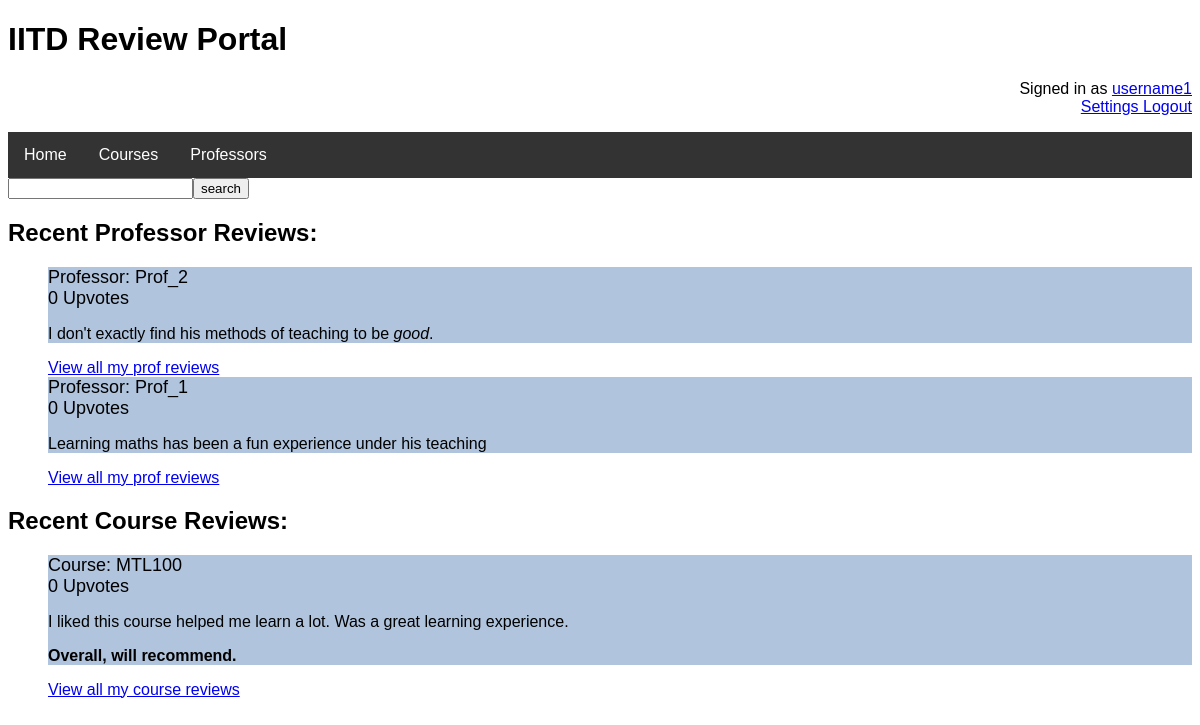
Screenshot of /Reviews/ (signed in) with the database file from the repository.
### Reviews/models.py (models this page shows)
class Professor_Reviews(models.Model):
    Student = models.ForeignKey(settings.AUTH_USER_MODEL,on_delete = models.CASCADE)
    Professor = models.ForeignKey(Professors, on_delete = models.CASCADE)
    Upvotes = models.IntegerField()
    Anonymous = models.BooleanField()
    Date = models.DateTimeField(auto_now = True)
    Review = models.CharField(max_length = 2000)

class Professors(models.Model):
    Name = models.CharField(max_length = 100)
    Department = models.CharField(max_length = 50)
    Ratings = models.DecimalField(decimal_places = 3, max_digits = 3)

class Course_Reviews(models.Model):
    Student = models.ForeignKey(settings.AUTH_USER_MODEL, on_delete = models.CASCADE)
    Course = models.ForeignKey(Courses, on_delete = models.CASCADE)
    Upvotes = models.IntegerField()
    Anonymous = models.BooleanField()
    Date = models.DateTimeField(auto_now = True)
    Review = models.CharField(max_length = 2000)

class Courses(models.Model):
    Course_Code = models.CharField(primary_key = True,max_length = 6)
    Department = models.CharField(max_length = 50)
    Name = models.CharField(max_length = 100)
    Description = models.CharField(max_length = 250)
    Ratings = models.DecimalField(decimal_places = 3, max_digits = 3)

### Reviews/views.py (the view)
# urls.py: path('', views.home),
def home(request):
    if request.user.is_authenticated:
        q = Professor_Reviews.objects.filter(Student__username = request.user.username).order_by('-Date')[:3]
        r = Course_Reviews.objects.filter(Student__username = request.user.username).order_by('-Date')[:3]
        return render(request, 'Reviews/home.html', {'q':q, 'r':r})
    else:
        return render(request, 'Reviews/home.html')

### Reviews/templates/Reviews/home.html
{% extends "Reviews/base.html" %}
{% block body_block %}
{% if request.user.is_authenticated %}
<form method="POST" action="{% url 'search' %}">{% csrf_token %}<input type="text" name="search" /><input type="submit" value="search" /></form>
<div>
    <h2>Recent Professor Reviews:</h2>
    <ul style="list-style-type:none">
        {% for a in q %}
            <li>
                Professor: {{ a.Professor.Name }} <br /> {{ a.Upvotes }} Upvotes
                <p>
                    {{ a.Review|safe }}
                </p>
            </li>
            <a href="{% url 'user_prof_review_list' 1 %}">View all my prof reviews</a>
        {% endfor %}
    </ul>
    <h2>Recent Course Reviews:</h2>
    <ul style="list-style-type:none">
        {% for a in r %}
            <li>
                Course: {{ a.Course.Course_Code }} <br /> {{ a.Upvotes }} Upvotes
                <p>
                    {{ a.Review|safe }}
                </p>
            </li>
        {% endfor %}
        <a href="{% url 'user_course_review_list' 1 %}">View all my course reviews</a>
    </ul>
</div>
{% else %}
<div><h2>Welcome, guest.</h2>
<p>You are free to browse reviews on courses and professors, along with their profiles. However, to access all features, you are required to
    <a href="{% url 'login' %}">login</a> or <a href="{% url 'register' %}">register</a> if you don't have an account yet.
</p>
</div>
{% endif %}
{% endblock %}

### Reviews/templates/Reviews/base.html (shortened to what this page needs)
<!DOCTYPE html>
<html>
    <head>
    </head>
    <body>
        <h1 style="align-content:center">IITD Review Portal</h1>
        <p style="text-align:right">{% if request.user.is_authenticated %}Signed in as <a href="{% url 'profile' request.user.id %}">{{ request.user.username }}</a> <br /><a href="{% url 'settings' %}">Settings </a><a href="{% url 'logout' %}">Logout</a>{% else %} <a href="{% url 'login' %}">Login</a> {% endif %}</p>
       <div class="navbar">
            <ul>
                <li><a href="{% url 'home' %}">Home</a></li>
                <li><a href="{% url 'courses' %}">Courses</a></li>
                <li><a href="{% url 'profs' %}">Professors</a></li>
            </ul>
        </div>
        <div class="body">
            {% block body_block %}
            {% endblock %}
        </div>
    </body>
</html>

### Reviews/templates/Reviews/base.html (style rules this page uses)
body { font-family:Arial, Helvetica, sans-serif }
.body li { background-color:lightsteelblue; font-size:large }
.body li p { font-size:medium }
.navbar ul { list-style-type: none; margin: 0; padding: 0; overflow: hidden; background-color: #333; }
.navbar ul li { float:left }
.navbar ul li a { display: block; color: white; text-align: center; padding: 14px 16px; text-decoration: none; }

### rows the page displays
Professor_Reviews: Professor.Name "Prof_2", Upvotes "0", Review "I don't exactly find his methods of teaching to be good ."
Professor_Reviews: Professor.Name "Prof_1", Upvotes "0", Review "Learning maths has been a fun experience under his teaching"
Course_Reviews: Course.Course_Code "MTL100", Upvotes "0", Review "I liked this course helped me learn a lot. Was a great learning experience. Overall, will recommend."

### other values shown
{{ request.user.username }} "username1"
